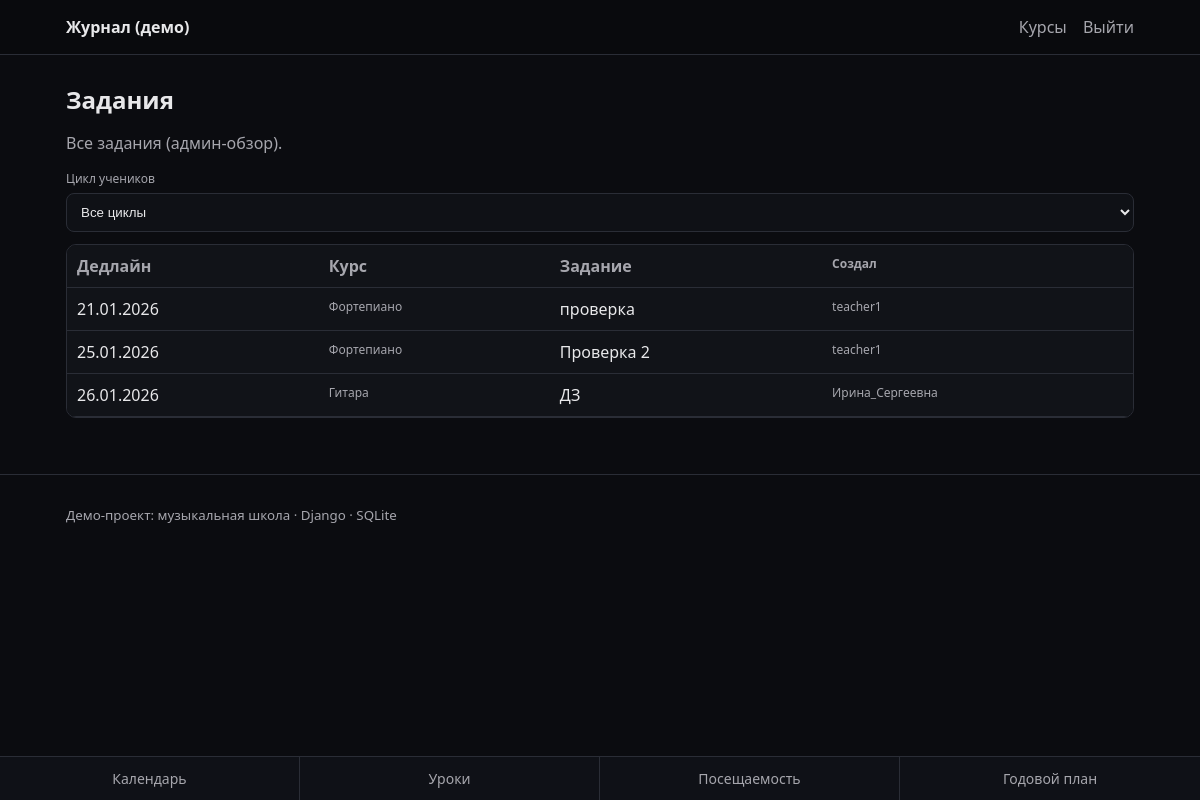
The page /assignments/ (signed in) on the database as committed earlier.
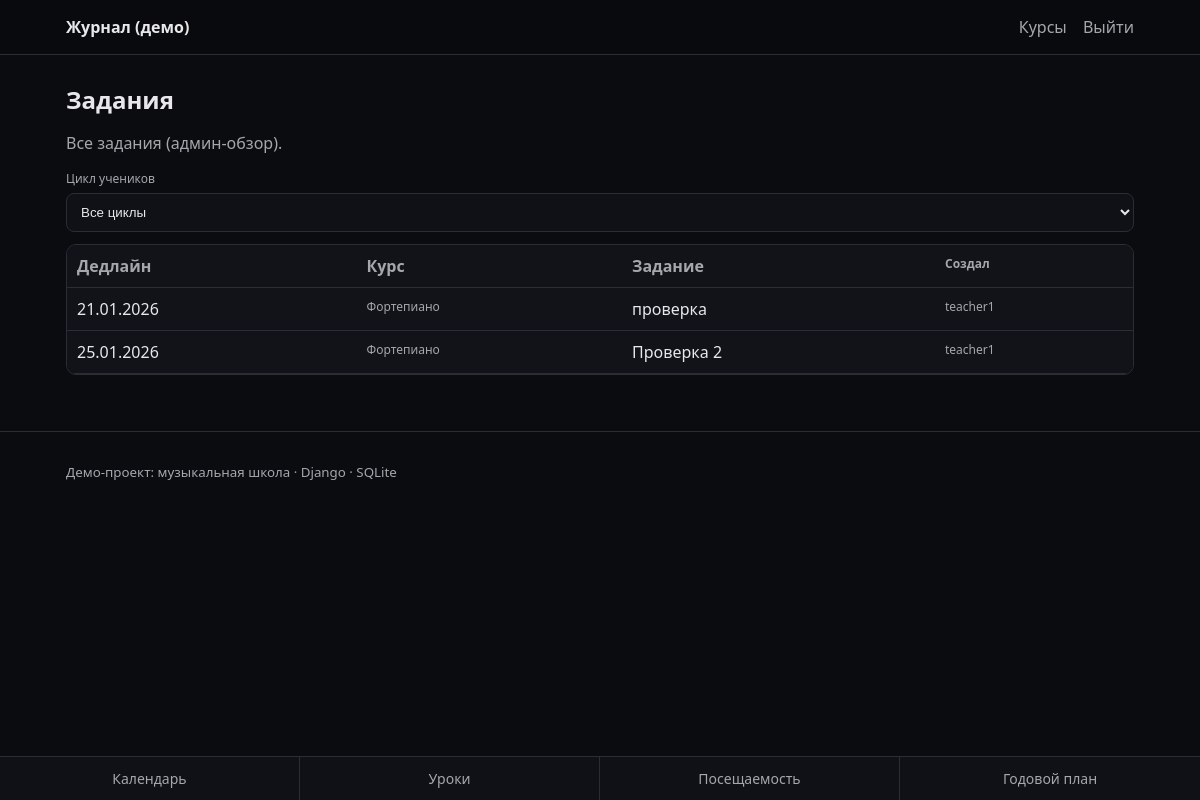
The same page on the database as committed later.
### apps/homework/models.py (models this page shows, shortened)
class Assignment(models.Model):
    course = models.ForeignKey(Course, on_delete=models.CASCADE, related_name="assignments")
    title = models.CharField(max_length=200)
    description = models.TextField(blank=True, default="")
    due_date = models.DateField()
    attachment = models.FileField(upload_to="assignments/", blank=True, null=True)
    created_by = models.ForeignKey(
        settings.AUTH_USER_MODEL,
        on_delete=models.CASCADE,
        related_name="created_assignments",
    )
    created_at = models.DateTimeField(auto_now_add=True)
    class Meta:
        ordering = ("due_date", "id")

### apps/school/models.py (models this page shows, shortened)
class Course(models.Model):
    name = models.CharField(max_length=200)
    course_type = models.ForeignKey(CourseType, on_delete=models.PROTECT, related_name="courses")
    teacher = models.ForeignKey(
        settings.AUTH_USER_MODEL,
        on_delete=models.SET_NULL,
        null=True,
        blank=True,
        related_name="teaching_courses",
    )

### apps/homework/views.py (the view, shortened to what this page needs)
# urls.py: path("assignments/", assignment_list, name="assignment_list"),
@login_required
def assignment_list(request):
    profile = request.user.profile
    cycle = request.GET.get("cycle") or ""
    if profile.role == Profile.Role.ADMIN:
        qs = Assignment.objects.all().select_related("course", "created_by")
        if cycle:
            qs = qs.filter(targets__student__profile__cycle=cycle).distinct()
        qs = qs.order_by("due_date", "id")
        return render(
            request,
            "homework/assignment_list.html",
            {"mode": "ADMIN", "assignments": qs, "cycle": cycle, "cycle_options": Profile.Cycle.choices},
        )

### templates/homework/assignment_list.html (shortened to what this page needs)
{% extends "base.html" %}
{% block content %}
  <h1>Задания</h1>
  {% if mode == "TEACHER" %}
    <div style="display:flex; gap:12px; align-items:center; flex-wrap:wrap;">
      <p class="muted" style="margin:0;">Ваши созданные задания и число назначений.</p>
      <a class="btn" href="/assignments/create/">Создать задание</a>
    </div>
    <form method="get" class="form-row" style="margin: 12px 0;">
      <label class="muted small" for="cycle">Цикл учеников</label>
      <select id="cycle" name="cycle" class="input" onchange="this.form.submit()">
        <option value="">Все циклы</option>
        {% for value, label in cycle_options %}
          <option value="{{ value }}"{% if cycle == value %} selected{% endif %}>{{ label }}</option>
        {% endfor %}
      </select>
      <noscript><button class="btn" type="submit">Показать</button></noscript>
    </form>
    {% if not rows %}
      <p class="muted">Вы ещё не создавали задания.</p>
    {% else %}
      <div class="table-wrap">
        <table class="table">
          <thead>
            <tr>
              <th>Дедлайн</th>
              <th>Курс</th>
              <th>Задание</th>
              <th>Назначено</th>
            </tr>
          </thead>
          <tbody>
            {% for r in rows %}
              <tr>
                <td>{{ r.assignment.due_date|date:"d.m.Y" }}</td>
                <td class="muted small">{{ r.assignment.course.name }}</td>
                <td>
                  <div>{{ r.assignment.title }}</div>
                  {% if r.assignment.description %}
                    <div class="muted small">{{ r.assignment.description }}</div>
                  {% endif %}
                  {% if r.assignment.attachment %}
                    <div class="muted small"><a href="{{ r.assignment.attachment.url }}">Материалы</a></div>
                  {% endif %}
                </td>
                <td><span class="tag">{{ r.count_targets }}</span></td>
              </tr>
            {% endfor %}
          </tbody>
        </table>
      </div>
      <p class="muted small">
        Результаты выставляются в “Прогресс” → курс → “Ввод результатов”. Домашние задания появляются там автоматически.
      </p>
    {% endif %}
  {% elif mode == "ADMIN" %}
    <p class="muted">Все задания (админ-обзор).</p>
    <form method="get" class="form-row" style="margin: 12px 0;">
      <label class="muted small" for="cycle">Цикл учеников</label>
      <select id="cycle" name="cycle" class="input" onchange="this.form.submit()">
        <option value="">Все циклы</option>
      </select>
    </form>
    {% if not assignments %}
      <p class="muted">Заданий пока нет.</p>
    {% else %}
      <div class="table-wrap">
        <table class="table">
          <thead>
            <tr>
              <th>Дедлайн</th>
              <th>Курс</th>
              <th>Задание</th>
              <th class="muted small">Создал</th>
            </tr>
          </thead>
          <tbody>
            {% for a in assignments %}
              <tr>
                <td>{{ a.due_date|date:"d.m.Y" }}</td>
                <td class="muted small">{{ a.course.name }}</td>
                <td>
                  <div>{{ a.title }}</div>
                </td>
                <td class="muted small">{{ a.created_by.username }}</td>
              </tr>
            {% endfor %}
          </tbody>
        </table>
      </div>
    {% endif %}
  {% else %}
    <p class="muted">Недоступно.</p>
  {% endif %}
{% endblock %}

Rows that differ between the two databases and show on the page:
removed Assignment: due_date "26.01.2026", course.name "Гитара", title "ДЗ", created_by.username "Ирина_Сергеевна"
